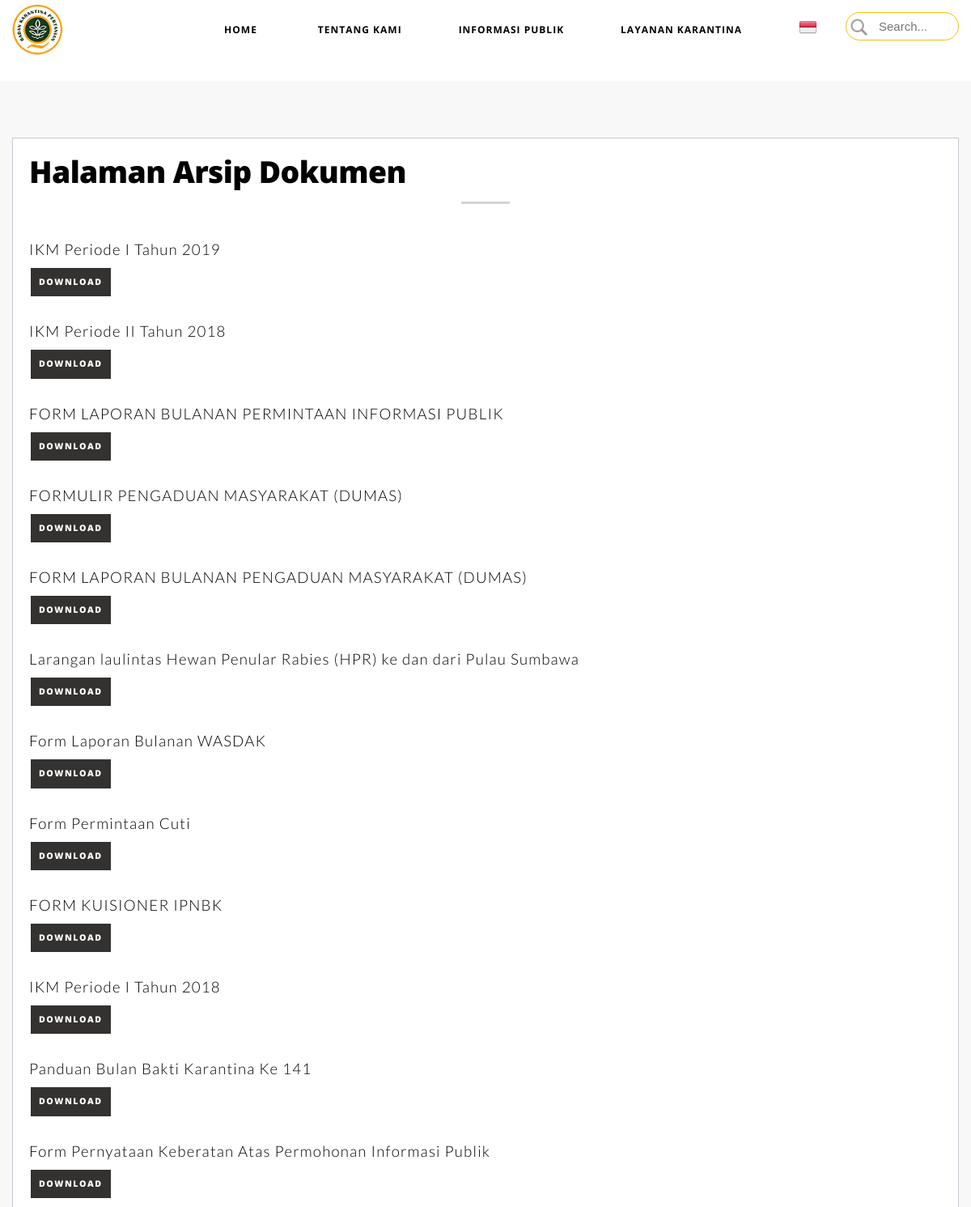
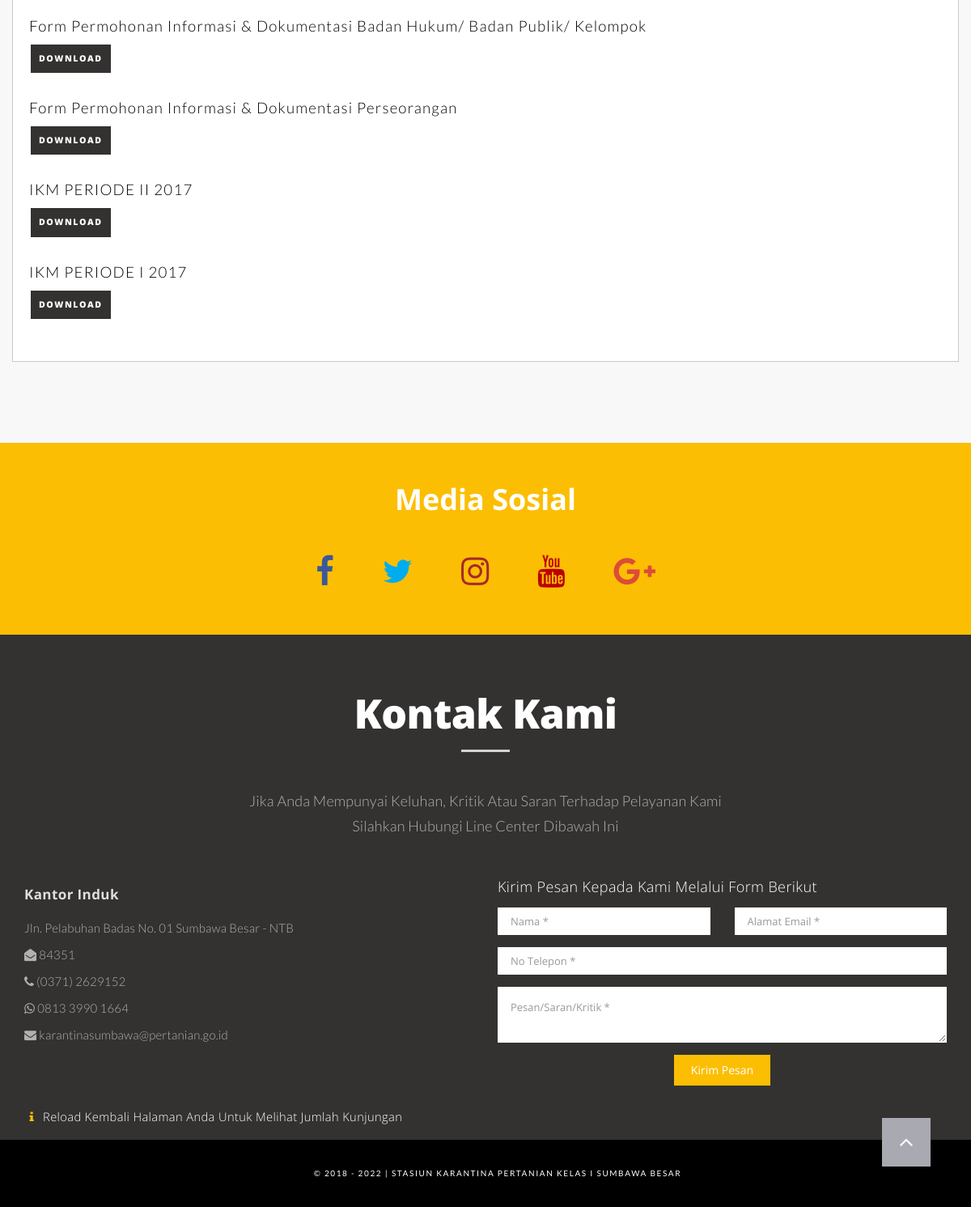
The app's page /public?halaman=arsip_dokumen with its own data (2 pictures, top to bottom).
### tables this page shows
CREATE TABLE `publik` (
  `id` int(20) NOT NULL,
  `nama_dokumen` varchar(100) NOT NULL,
  `waktu_upload` date NOT NULL,
  `kategori` varchar(100) NOT NULL,
  `filenya` varchar(100) NOT NULL
);

### admin/config/database.php (called while the page is built, shortened)
<?php
class Database {
	private static $connection;
	private static $instance;
	private $host = "localhost";
	private $username = "root";
	private $password = "";
	private $database = "websumbawa";
	public static function getInstance() {
		if(!self::$instance) {
			self::$instance = new self();
		}
		return self::$instance;
	}
	private function __construct() {
		self::$connection = new mysqli($this->host, $this->username, $this->password, $this->database);
	}
	public function getConnection() {
		return self::$connection;
	}
}
?>

### templates/head.php (called while the page is built, shortened)
<?php
require_once('admin/config/database.php');
require_once('admin/classes/class_berita.php');
$db = Database::getInstance();
$conn = new berita($db);
require_once('templates/header_web.php');
?>

### admin/classes/class_berita.php (called while the page is built, shortened)
<?php
class berita{
	private $db;
	public function __construct(Database $db){
			$this->conn = $db;
			$this->db = $this->conn->getConnection();
	}
	public function data_dokumen($id=null, $kategori=null){
		$sql = "SELECT * FROM publik";
		if ($id !=null) {
			$sql .= " WHERE id='$id' ORDER BY id DESC";
		}elseif ($kategori != null){
			$sql .= " WHERE kategori= '$kategori' ORDER BY id DESC";
		}else{
			$sql .= " ORDER BY id DESC";
		}
		$query = $this->db->query($sql) or die ($this->db->error);
		return $query;
	}
}
?>

### public.php (the view, shortened to what this page needs)
<?php
require_once('templates/head.php');
if(@$_GET['halaman'] == 'ikm') {
	$tampilDocs = $conn->data_dokumen(0, 'ikm');
?>
<section id="about" class="light-bg top-margin">
	<div class="container">
		<div class="row">
			<div class="mz-module text-center">
				<div class="mz-module-about" style="text-align: left;">
					<div class="section-title">
						<h2 class="judul" style="font-size: 28pt">Halaman Arsip IKM</h2>
					</div>
					 <?php while($file = $tampilDocs->fetch_object()): ?>
					 	<p style="color: #000 !important"><?php echo $file->nama_dokumen; ?></p>
					 <button type="submit" onclick="window.open('assets/docs/<?php echo $file->filenya; ?>')" class="button-cta btn-berita" style="padding: 10px 10px; font-size: 8pt;  margin-bottom: 30px">Download <?php $file->nama_dokumen ?></button>
					<?php endwhile; ?>
				</div>
				<a href="public?halaman=arsip_dokumen" class="button-cta btn-berita">Ke Halaman Arsip Dokumen</a>
			</div>
		</div>
	</div>
</section>
<?php }elseif (@$_GET['halaman'] == 'arsip_dokumen') {
$tampilDocs = $conn->data_dokumen();
?>
<section id="about" class="light-bg top-margin">
	<div class="container">
		<div class="row">
			<div class="mz-module text-center">
				<div class="mz-module-about" style="text-align: left;">
					<div class="section-title">
						<h2 class="judul" style="font-size: 28pt">Halaman Arsip Dokumen</h2>
					</div>
					 <?php while($file = $tampilDocs->fetch_object()): ?>
					 	<p style="color: #000 !important"><?php echo $file->nama_dokumen; ?></p>
					 <button type="submit" onclick="window.open('assets/docs/<?php echo $file->filenya; ?>')" class="button-cta btn-berita" style="padding: 10px 10px; font-size: 8pt;  margin-bottom: 30px">Download <?php $file->nama_dokumen ?></button>
					<?php endwhile; ?>
				</div>
			</div>
		</div>
	</div>
</section>
<?php }
require_once('templates/footer_web.php');
?>

### css/style.css (style rules this page uses)
body { margin: 0px; font-family: "Open Sans", Sans-serif; }
p { font-family: 'Lato', sans-serif; font-size: 15px; font-weight: 300; line-height: 23px; letter-spacing: 0.2px; color: #000000; }
@media (min-width: 768px) { section { padding: 150px 0; } }
section { padding: 70px 0; }
.section-title h2 { font-size: 50px; color: #B3B3BB; font-weight: 900; letter-spacing: -0.6px; position: relative; margin: 0 0 50px 0; padding-bottom: 15px; }
.section-title h2:after { left: 50%; z-index: 1; width: 60px; height: 3px; content: " "; bottom: -5px; margin-left: -30px; text-align: center; position: absolute; background: #D4D4D4; }
.button-cta { border: 2px solid #fff; padding: 10px 50px; font-size: 16px; letter-spacing: 1.5px; text-transform: uppercase; font-weight: 800; color: #fff; display: inline-block; -webkit-transition: all .4s ease; -moz-transition: all .5s ease; -o-transition: all .5s ease; -ms-transition: all .5s ease; transition: all .5s ease; }
.mz-module { position: relative; margin-bottom: 30px; }
.mz-module-about { border: 1px solid #c7c7d1; min-height: 280px; padding: 20px; background-color: #FFF; }
.mz-module-about p { font-size: 15px; font-weight: 300; line-height: 22px; color: #000000; }
.light-bg { background-color: #f8f8f8; }
#about h2 { color: black; }
#about p { letter-spacing: 1.2px; font-size: 14pt; }
.btn-berita { background-color: #333231; color: #fff }
.top-margin { margin-top: 100px; }
.pagination > li > a:hover, { background-color: white; }
body { top: 0px !important; }

### templates/header_web.php (style rules this page uses)
body { overflow-x: hidden; }

### records on screen
publik: nama_dokumen "IKM Periode I Tahun 2019"
publik: nama_dokumen "IKM Periode II Tahun 2018"
publik: nama_dokumen "FORM LAPORAN BULANAN PERMINTAAN INFORMASI PUBLIK"
publik: nama_dokumen "FORMULIR PENGADUAN MASYARAKAT (DUMAS)"
publik: nama_dokumen "FORM LAPORAN BULANAN PENGADUAN MASYARAKAT (DUMAS)"
publik: nama_dokumen "Larangan laulintas Hewan Penular Rabies (HPR) ke dan dari Pulau Sumbawa"
publik: nama_dokumen "Form Laporan Bulanan WASDAK"
publik: nama_dokumen "Form Permintaan Cuti"
publik: nama_dokumen "FORM KUISIONER IPNBK"
publik: nama_dokumen "IKM Periode I Tahun 2018"
publik: nama_dokumen "Panduan Bulan Bakti Karantina Ke 141"
publik: nama_dokumen "Form Pernyataan Keberatan Atas Permohonan Informasi Publik"
publik: nama_dokumen "Form Permohonan Informasi & Dokumentasi Badan Hukum/ Badan Publik/ Kelompok"
publik: nama_dokumen "Form Permohonan Informasi & Dokumentasi Perseorangan"
publik: nama_dokumen "IKM PERIODE II 2017"
publik: nama_dokumen "IKM PERIODE I 2017"
